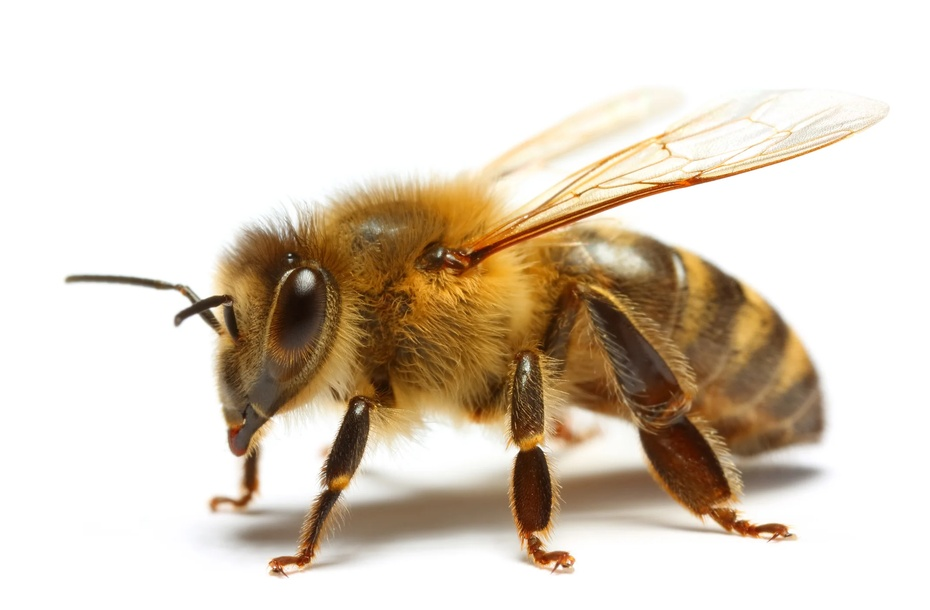
#> input picture images/bee.jpg, 930 x 610 px, shrunk from 2139 x 1402 before the run
$ python visualize.py
#> lines starting #> are read from the running program, lines starting #| are printed output that depends on the picture
import cv2
import matplotlib.pyplot as plt

# Set the default figure size
plt.rcParams['figure.figsize'] = [14.0, 7.0]

# Load the training image
image1 = cv2.imread('images/bee.jpg')
#> image1 is the input picture: shape (610, 930, 3); mean B, G, R 194.5, 209.1, 220.7

# Load the query image
image2 = cv2.imread('images/bee_on_comb.jpg')
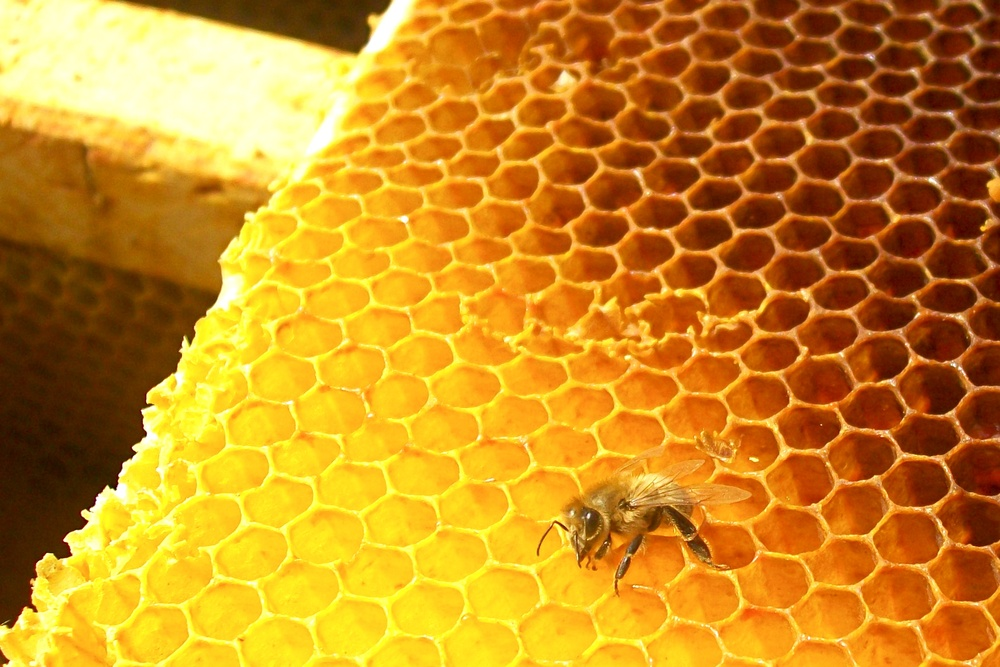
#> input picture images/bee_on_comb.jpg, 1000 x 667 px, shrunk from 2300 x 1533 before the run
#> image2 is the input picture: shape (667, 1000, 3); mean B, G, R 33.8, 139.6, 202

# Convert the training image to RGB
training_image = cv2.cvtColor(image1, cv2.COLOR_BGR2RGB)

# Convert the query image to RGB
query_image = cv2.cvtColor(image2, cv2.COLOR_BGR2RGB)

# Display the images
plt.subplot(121)
plt.imshow(training_image)
plt.title('Training Image')
plt.subplot(122)
plt.imshow(query_image)
plt.title('Query Image')
plt.show()
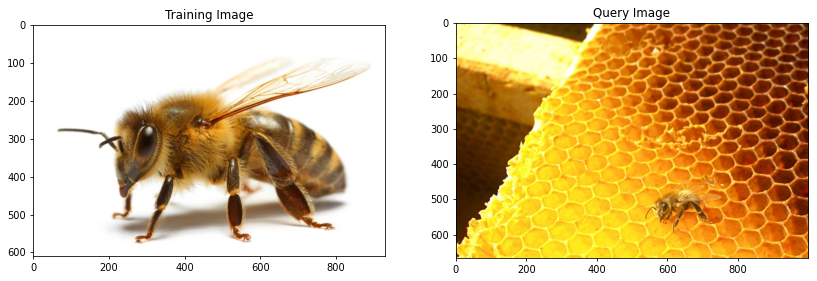
#> figure drawn by matplotlib, 2 panels
